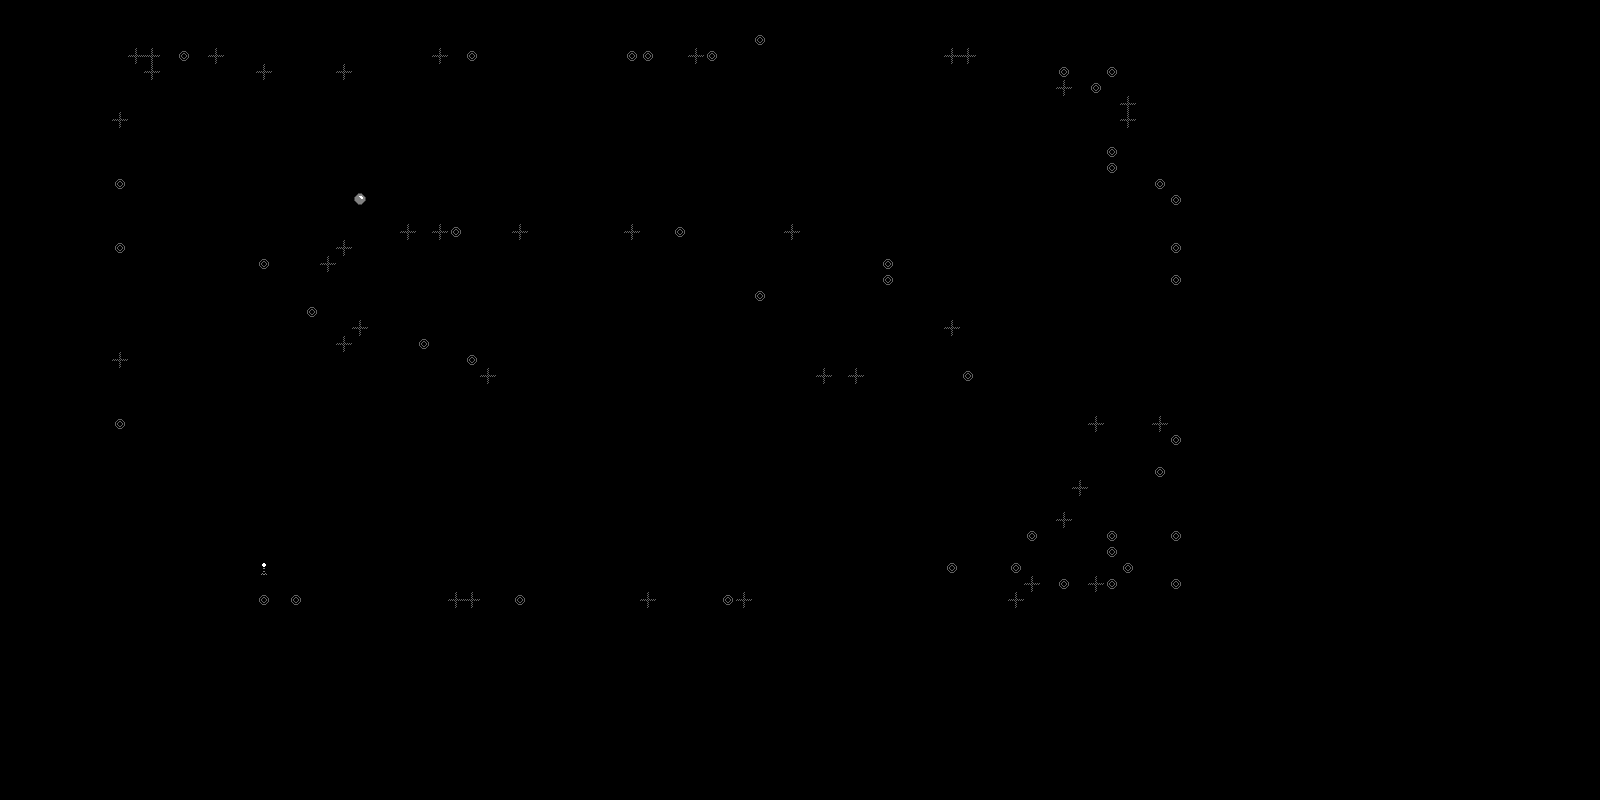

The image is a tile-based game level rendered from a .tmx file. Its description and source (layers, tilesets, objects; grid data summarised) follow:
An orthogonal 100x50 tile map with 16x16 px tiles, 1 tile layer (Tile Layer 1).

<map version="1.0" orientation="orthogonal" width="100" height="50" tilewidth="16" tileheight="16">
 <tileset firstgid="1" source="terrain2.tsx" />
 <layer name="Tile Layer 1" width="100" height="50">
  <data>[5000 cells, 1439 non-empty, 30 distinct tile ids]</data>
 </layer>
</map>
